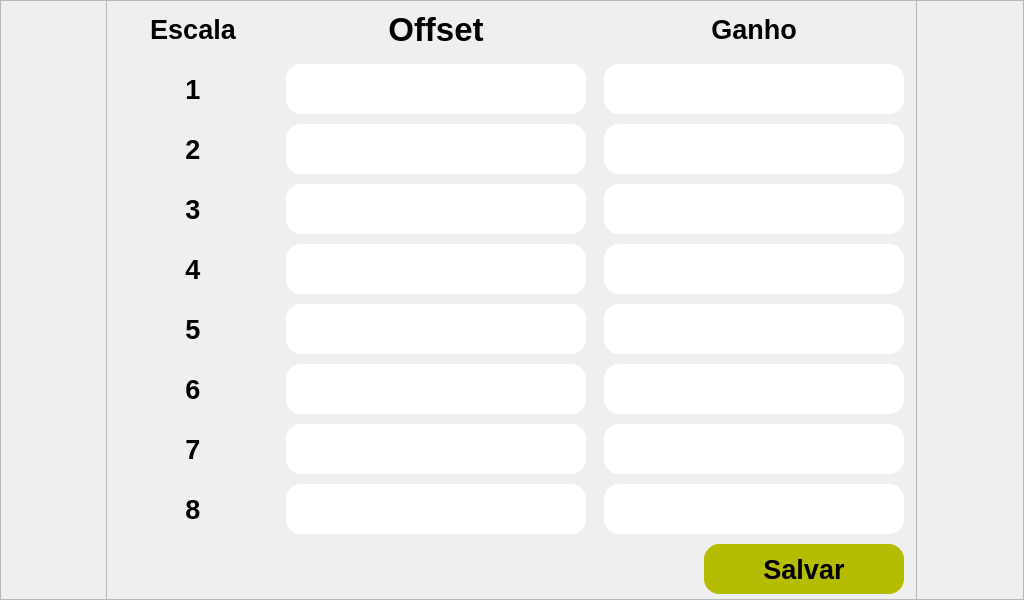
    <widget class="QFrame" name="calib">
     <property name="geometry">
      <rect>
       <x>0</x>
       <y>0</y>
       <width>1024</width>
       <height>600</height>
      </rect>
     </property>
     <property name="styleSheet">
      <string notr="true">QFrame {
	background-image: url(:/main/bg_larger.png);
};</string>
     </property>
     <property name="frameShape">
      <enum>QFrame::StyledPanel</enum>
     </property>
     <property name="frameShadow">
      <enum>QFrame::Raised</enum>
     </property>
     <widget class="QFrame" name="frame_14">
      <property name="geometry">
       <rect>
        <x>106</x>
        <y>0</y>
        <width>811</width>
        <height>601</height>
       </rect>
      </property>
      <property name="styleSheet">
       <string notr="true">QFrame {
	background-color: none;
};</string>
      </property>
      <property name="frameShape">
       <enum>QFrame::StyledPanel</enum>
      </property>
      <property name="frameShadow">
       <enum>QFrame::Raised</enum>
      </property>
      <widget class="QWidget" name="gridLayoutWidget_5">
       <property name="geometry">
        <rect>
         <x>0</x>
         <y>0</y>
         <width>811</width>
         <height>601</height>
        </rect>
       </property>
       <property name="minimumSize">
        <size>
         <width>0</width>
         <height>50</height>
        </size>
       </property>
       <property name="font">
        <font>
         <pointsize>20</pointsize>
        </font>
       </property>
       <layout class="QGridLayout" name="gridLayout_6">
        <item row="9" column="0">
         <widget class="QLabel" name="label_36">
          <property name="sizePolicy">
           <sizepolicy hsizetype="Preferred" vsizetype="Expanding">
            <horstretch>0</horstretch>
            <verstretch>0</verstretch>
           </sizepolicy>
          </property>
          <property name="minimumSize">
           <size>
            <width>0</width>
            <height>50</height>
           </size>
          </property>
          <property name="maximumSize">
           <size>
            <width>150</width>
            <height>50</height>
           </size>
          </property>
          <property name="font">
           <font>
            <pointsize>20</pointsize>
            <weight>75</weight>
            <bold>true</bold>
           </font>
          </property>
          <property name="styleSheet">
           <string notr="true">QFrame {
	background: none;
	background-color: rgb(64, 64, 64);
	color: rgb(255, 255, 255);
	border-radius: 15px;
	border: 1px solid  rgb(64, 64, 64);
};</string>
          </property>
          <property name="text">
           <string>8</string>
          </property>
          <property name="alignment">
           <set>Qt::AlignCenter</set>
          </property>
          <property name="indent">
           <number>-1</number>
          </property>
         </widget>
        </item>
        <item row="0" column="1">
         <widget class="QLabel" name="label_19">
          <property name="sizePolicy">
           <sizepolicy hsizetype="Preferred" vsizetype="Expanding">
            <horstretch>0</horstretch>
            <verstretch>0</verstretch>
           </sizepolicy>
          </property>
          <property name="minimumSize">
           <size>
            <width>0</width>
            <height>50</height>
           </size>
          </property>
          <property name="maximumSize">
           <size>
            <width>300</width>
            <height>50</height>
           </size>
          </property>
          <property name="font">
           <font>
            <pointsize>25</pointsize>
            <weight>75</weight>
            <bold>true</bold>
           </font>
          </property>
          <property name="styleSheet">
           <string notr="true">QFrame {
	background: none;
	background-color: rgb(64, 64, 64);
	color: rgb(255, 255, 255);
	border-radius: 15px;
	border: 1px solid  rgb(64, 64, 64);
};</string>
          </property>
          <property name="text">
           <string>Offset</string>
          </property>
          <property name="alignment">
           <set>Qt::AlignCenter</set>
          </property>
          <property name="indent">
           <number>-1</number>
          </property>
         </widget>
        </item>
        <item row="4" column="0">
         <widget class="QLabel" name="label_31">
          <property name="sizePolicy">
           <sizepolicy hsizetype="Preferred" vsizetype="Expanding">
            <horstretch>0</horstretch>
            <verstretch>0</verstretch>
           </sizepolicy>
          </property>
          <property name="minimumSize">
           <size>
            <width>0</width>
            <height>50</height>
           </size>
          </property>
          <property name="maximumSize">
           <size>
            <width>150</width>
            <height>50</height>
           </size>
          </property>
          <property name="font">
           <font>
            <pointsize>20</pointsize>
            <weight>75</weight>
            <bold>true</bold>
           </font>
          </property>
          <property name="styleSheet">
           <string notr="true">QFrame {
	background: none;
	background-color: rgb(64, 64, 64);
	color: rgb(255, 255, 255);
	border-radius: 15px;
	border: 1px solid  rgb(64, 64, 64);
};</string>
          </property>
          <property name="text">
           <string>3</string>
          </property>
          <property name="alignment">
           <set>Qt::AlignCenter</set>
          </property>
          <property name="indent">
           <number>-1</number>
          </property>
         </widget>
        </item>
        <item row="6" column="0">
         <widget class="QLabel" name="label_33">
          <property name="sizePolicy">
           <sizepolicy hsizetype="Preferred" vsizetype="Expanding">
            <horstretch>0</horstretch>
            <verstretch>0</verstretch>
           </sizepolicy>
          </property>
          <property name="minimumSize">
           <size>
            <width>0</width>
            <height>50</height>
           </size>
          </property>
          <property name="maximumSize">
           <size>
            <width>150</width>
            <height>50</height>
           </size>
          </property>
          <property name="font">
           <font>
            <pointsize>20</pointsize>
            <weight>75</weight>
            <bold>true</bold>
           </font>
          </property>
          <property name="styleSheet">
           <string notr="true">QFrame {
	background: none;
	background-color: rgb(64, 64, 64);
	color: rgb(255, 255, 255);
	border-radius: 15px;
	border: 1px solid  rgb(64, 64, 64);
};</string>
          </property>
          <property name="text">
           <string>5</string>
          </property>
          <property name="alignment">
           <set>Qt::AlignCenter</set>
          </property>
          <property name="indent">
           <number>-1</number>
          </property>
         </widget>
        </item>
        <item row="0" column="0">
         <widget class="QLabel" name="label_18">
          <property name="sizePolicy">
           <sizepolicy hsizetype="Preferred" vsizetype="Expanding">
            <horstretch>0</horstretch>
            <verstretch>0</verstretch>
           </sizepolicy>
          </property>
          <property name="minimumSize">
           <size>
            <width>0</width>
            <height>50</height>
           </size>
          </property>
          <property name="maximumSize">
           <size>
            <width>150</width>
            <height>50</height>
           </size>
          </property>
          <property name="font">
           <font>
            <pointsize>20</pointsize>
            <weight>75</weight>
            <bold>true</bold>
           </font>
          </property>
          <property name="styleSheet">
           <string notr="true">QFrame {
	background: none;
	background-color: rgb(64, 64, 64);
	color: rgb(255, 255, 255);
	border-radius: 15px;
	border: 1px solid  rgb(64, 64, 64);
};</string>
          </property>
          <property name="text">
           <string>Escala</string>
          </property>
          <property name="alignment">
           <set>Qt::AlignCenter</set>
          </property>
          <property name="indent">
           <number>-1</number>
          </property>
         </widget>
        </item>
        <item row="3" column="1">
         <widget class="QPushButton" name="calib_offset2_field">
          <property name="enabled">
           <bool>true</bool>
          </property>
          <property name="minimumSize">
           <size>
            <width>300</width>
            <height>50</height>
           </size>
          </property>
          <property name="maximumSize">
           <size>
            <width>300</width>
            <height>50</height>
           </size>
          </property>
          <property name="font">
           <font>
            <pointsize>20</pointsize>
            <weight>75</weight>
            <bold>true</bold>
           </font>
          </property>
          <property name="styleSheet">
           <string notr="true">color: rgb(0, 0, 0);
background-color: rgb(255, 255, 255);
border: none;
border-radius: 15px;</string>
          </property>
          <property name="text">
           <string/>
          </property>
         </widget>
        </item>
        <item row="5" column="2">
         <widget class="QPushButton" name="calib_gain4_field">
          <property name="enabled">
           <bool>true</bool>
          </property>
          <property name="minimumSize">
           <size>
            <width>300</width>
            <height>50</height>
           </size>
          </property>
          <property name="maximumSize">
           <size>
            <width>300</width>
            <height>50</height>
           </size>
          </property>
          <property name="font">
           <font>
            <pointsize>20</pointsize>
            <weight>75</weight>
            <bold>true</bold>
           </font>
          </property>
          <property name="styleSheet">
           <string notr="true">color: rgb(0, 0, 0);
background-color: rgb(255, 255, 255);
border: none;
border-radius: 15px;</string>
          </property>
          <property name="text">
           <string/>
          </property>
         </widget>
        </item>
        <item row="3" column="0">
         <widget class="QLabel" name="label_17">
          <property name="sizePolicy">
           <sizepolicy hsizetype="Preferred" vsizetype="Expanding">
            <horstretch>0</horstretch>
            <verstretch>0</verstretch>
           </sizepolicy>
          </property>
          <property name="minimumSize">
           <size>
            <width>0</width>
            <height>50</height>
           </size>
          </property>
          <property name="maximumSize">
           <size>
            <width>150</width>
            <height>50</height>
           </size>
          </property>
          <property name="font">
           <font>
            <pointsize>20</pointsize>
            <weight>75</weight>
            <bold>true</bold>
           </font>
          </property>
          <property name="styleSheet">
           <string notr="true">QFrame {
	background: none;
	background-color: rgb(64, 64, 64);
	color: rgb(255, 255, 255);
	border-radius: 15px;
	border: 1px solid  rgb(64, 64, 64);
};</string>
          </property>
          <property name="text">
           <string>2</string>
          </property>
          <property name="alignment">
           <set>Qt::AlignCenter</set>
          </property>
          <property name="indent">
           <number>-1</number>
          </property>
         </widget>
        </item>
        <item row="8" column="2">
         <widget class="QPushButton" name="calib_gain7_field">
          <property name="enabled">
           <bool>true</bool>
          </property>
          <property name="minimumSize">
           <size>
            <width>300</width>
            <height>50</height>
           </size>
          </property>
          <property name="maximumSize">
           <size>
            <width>300</width>
            <height>50</height>
           </size>
          </property>
          <property name="font">
           <font>
            <pointsize>20</pointsize>
            <weight>75</weight>
            <bold>true</bold>
           </font>
          </property>
          <property name="styleSheet">
           <string notr="true">color: rgb(0, 0, 0);
background-color: rgb(255, 255, 255);
border: none;
border-radius: 15px;</string>
          </property>
          <property name="text">
           <string/>
          </property>
         </widget>
        </item>
        <item row="0" column="2">
         <widget class="QLabel" name="label_20">
          <property name="sizePolicy">
           <sizepolicy hsizetype="Preferred" vsizetype="Expanding">
            <horstretch>0</horstretch>
            <verstretch>0</verstretch>
           </sizepolicy>
          </property>
          <property name="minimumSize">
           <size>
            <width>0</width>
            <height>50</height>
           </size>
          </property>
          <property name="maximumSize">
           <size>
            <width>300</width>
            <height>50</height>
           </size>
          </property>
          <property name="font">
           <font>
            <pointsize>20</pointsize>
            <weight>75</weight>
            <bold>true</bold>
           </font>
          </property>
          <property name="styleSheet">
           <string notr="true">QFrame {
	background: none;
	background-color: rgb(64, 64, 64);
	color: rgb(255, 255, 255);
	border-radius: 15px;
	border: 1px solid  rgb(64, 64, 64);
};</string>
          </property>
          <property name="text">
           <string>Ganho</string>
          </property>
          <property name="alignment">
           <set>Qt::AlignCenter</set>
          </property>
          <property name="indent">
           <number>-1</number>
          </property>
         </widget>
        </item>
        <item row="5" column="0">
         <widget class="QLabel" name="label_32">
          <property name="sizePolicy">
           <sizepolicy hsizetype="Preferred" vsizetype="Expanding">
            <horstretch>0</horstretch>
            <verstretch>0</verstretch>
           </sizepolicy>
          </property>
          <property name="minimumSize">
           <size>
            <width>0</width>
            <height>50</height>
           </size>
          </property>
          <property name="maximumSize">
           <size>
            <width>150</width>
            <height>50</height>
           </size>
          </property>
          <property name="font">
           <font>
            <pointsize>20</pointsize>
            <weight>75</weight>
            <bold>true</bold>
           </font>
          </property>
          <property name="styleSheet">
           <string notr="true">QFrame {
	background: none;
	background-color: rgb(64, 64, 64);
	color: rgb(255, 255, 255);
	border-radius: 15px;
	border: 1px solid  rgb(64, 64, 64);
};</string>
          </property>
          <property name="text">
           <string>4</string>
          </property>
          <property name="alignment">
           <set>Qt::AlignCenter</set>
          </property>
          <property name="indent">
           <number>-1</number>
          </property>
         </widget>
        </item>
        <item row="10" column="2" alignment="Qt::AlignRight">
         <widget class="QPushButton" name="calib_back_button">
          <property name="enabled">
           <bool>true</bool>
          </property>
          <property name="minimumSize">
           <size>
            <width>200</width>
            <height>50</height>
           </size>
          </property>
          <property name="maximumSize">
           <size>
            <width>200</width>
            <height>50</height>
           </size>
          </property>
          <property name="font">
           <font>
            <pointsize>20</pointsize>
            <weight>75</weight>
            <bold>true</bold>
           </font>
          </property>
          <property name="styleSheet">
           <string notr="true">background-color: #B5BD00;
color: rgb(0,0,0);
border: 1px solid #B5BD00;
border-radius: 15px;</string>
          </property>
          <property name="text">
           <string>Salvar</string>
          </property>
          <property name="iconSize">
           <size>
            <width>25</width>
            <height>25</height>
           </size>
          </property>
         </widget>
        </item>
        <item row="3" column="2">
         <widget class="QPushButton" name="calib_gain2_field">
          <property name="enabled">
           <bool>true</bool>
          </property>
          <property name="minimumSize">
           <size>
            <width>300</width>
            <height>50</height>
           </size>
          </property>
          <property name="maximumSize">
           <size>
            <width>300</width>
            <height>50</height>
           </size>
          </property>
          <property name="font">
           <font>
            <pointsize>20</pointsize>
            <weight>75</weight>
            <bold>true</bold>
           </font>
          </property>
          <property name="styleSheet">
           <string notr="true">color: rgb(0, 0, 0);
background-color: rgb(255, 255, 255);
border: none;
border-radius: 15px;</string>
          </property>
          <property name="text">
           <string/>
          </property>
         </widget>
        </item>
        <item row="2" column="1">
         <widget class="QPushButton" name="calib_offset1_field">
          <property name="enabled">
           <bool>true</bool>
          </property>
          <property name="minimumSize">
           <size>
            <width>300</width>
            <height>50</height>
           </size>
          </property>
          <property name="maximumSize">
           <size>
            <width>300</width>
            <height>50</height>
           </size>
          </property>
          <property name="font">
           <font>
            <pointsize>20</pointsize>
            <weight>75</weight>
            <bold>true</bold>
           </font>
          </property>
          <property name="styleSheet">
           <string notr="true">color: rgb(0, 0, 0);
background-color: rgb(255, 255, 255);
border: none;
border-radius: 15px;</string>
          </property>
          <property name="text">
           <string/>
          </property>
         </widget>
        </item>
        <item row="6" column="2">
         <widget class="QPushButton" name="calib_gain5_field">
          <property name="enabled">
           <bool>true</bool>
          </property>
          <property name="minimumSize">
           <size>
            <width>300</width>
            <height>50</height>
           </size>
          </property>
          <property name="maximumSize">
           <size>
            <width>300</width>
            <height>50</height>
           </size>
          </property>
          <property name="font">
           <font>
            <pointsize>20</pointsize>
            <weight>75</weight>
            <bold>true</bold>
           </font>
          </property>
          <property name="styleSheet">
           <string notr="true">color: rgb(0, 0, 0);
background-color: rgb(255, 255, 255);
border: none;
border-radius: 15px;</string>
          </property>
          <property name="text">
           <string/>
          </property>
         </widget>
        </item>
        <item row="7" column="0">
         <widget class="QLabel" name="label_34">
          <property name="sizePolicy">
           <sizepolicy hsizetype="Preferred" vsizetype="Expanding">
            <horstretch>0</horstretch>
            <verstretch>0</verstretch>
           </sizepolicy>
          </property>
          <property name="minimumSize">
           <size>
            <width>0</width>
            <height>50</height>
           </size>
          </property>
          <property name="maximumSize">
           <size>
            <width>150</width>
            <height>50</height>
           </size>
          </property>
          <property name="font">
           <font>
            <pointsize>20</pointsize>
            <weight>75</weight>
            <bold>true</bold>
           </font>
          </property>
          <property name="styleSheet">
           <string notr="true">QFrame {
	background: none;
	background-color: rgb(64, 64, 64);
	color: rgb(255, 255, 255);
	border-radius: 15px;
	border: 1px solid  rgb(64, 64, 64);
};</string>
          </property>
          <property name="text">
           <string>6</string>
          </property>
          <property name="alignment">
           <set>Qt::AlignCenter</set>
          </property>
          <property name="indent">
           <number>-1</number>
          </property>
         </widget>
        </item>
        <item row="9" column="2">
         <widget class="QPushButton" name="calib_gain8_field">
          <property name="enabled">
           <bool>true</bool>
          </property>
          <property name="minimumSize">
           <size>
            <width>300</width>
            <height>50</height>
           </size>
          </property>
          <property name="maximumSize">
           <size>
            <width>300</width>
            <height>50</height>
           </size>
          </property>
          <property name="font">
           <font>
            <pointsize>20</pointsize>
            <weight>75</weight>
            <bold>true</bold>
           </font>
          </property>
          <property name="styleSheet">
           <string notr="true">color: rgb(0, 0, 0);
background-color: rgb(255, 255, 255);
border: none;
border-radius: 15px;</string>
          </property>
          <property name="text">
           <string/>
          </property>
         </widget>
        </item>
        <item row="9" column="1">
         <widget class="QPushButton" name="calib_offset8_field">
          <property name="enabled">
           <bool>true</bool>
          </property>
          <property name="minimumSize">
           <size>
            <width>300</width>
            <height>50</height>
           </size>
          </property>
          <property name="maximumSize">
           <size>
            <width>300</width>
            <height>50</height>
           </size>
          </property>
          <property name="font">
           <font>
            <pointsize>20</pointsize>
            <weight>75</weight>
            <bold>true</bold>
           </font>
          </property>
          <property name="styleSheet">
           <string notr="true">color: rgb(0, 0, 0);
background-color: rgb(255, 255, 255);
border: none;
border-radius: 15px;</string>
          </property>
          <property name="text">
           <string/>
          </property>
         </widget>
        </item>
        <item row="8" column="1">
         <widget class="QPushButton" name="calib_offset7_field">
          <property name="enabled">
           <bool>true</bool>
          </property>
          <property name="minimumSize">
           <size>
            <width>300</width>
            <height>50</height>
           </size>
          </property>
          <property name="maximumSize">
           <size>
            <width>300</width>
            <height>50</height>
           </size>
          </property>
          <property name="font">
           <font>
            <pointsize>20</pointsize>
            <weight>75</weight>
            <bold>true</bold>
           </font>
          </property>
          <property name="styleSheet">
           <string notr="true">color: rgb(0, 0, 0);
background-color: rgb(255, 255, 255);
border: none;
border-radius: 15px;</string>
          </property>
          <property name="text">
           <string/>
          </property>
         </widget>
        </item>
        <item row="7" column="2">
         <widget class="QPushButton" name="calib_gain6_field">
          <property name="enabled">
           <bool>true</bool>
          </property>
          <property name="minimumSize">
           <size>
            <width>300</width>
            <height>50</height>
           </size>
          </property>
          <property name="maximumSize">
           <size>
            <width>300</width>
            <height>50</height>
           </size>
          </property>
          <property name="font">
           <font>
            <pointsize>20</pointsize>
            <weight>75</weight>
            <bold>true</bold>
           </font>
          </property>
          <property name="styleSheet">
           <string notr="true">color: rgb(0, 0, 0);
background-color: rgb(255, 255, 255);
border: none;
border-radius: 15px;</string>
          </property>
          <property name="text">
           <string/>
          </property>
         </widget>
        </item>
        <item row="2" column="2">
         <widget class="QPushButton" name="calib_gain1_field">
          <property name="enabled">
           <bool>true</bool>
          </property>
          <property name="minimumSize">
           <size>
            <width>300</width>
            <height>50</height>
           </size>
          </property>
          <property name="maximumSize">
           <size>
            <width>300</width>
            <height>50</height>
           </size>
          </property>
          <property name="font">
           <font>
            <pointsize>20</pointsize>
            <weight>75</weight>
            <bold>true</bold>
           </font>
          </property>
          <property name="styleSheet">
           <string notr="true">color: rgb(0, 0, 0);
background-color: rgb(255, 255, 255);
border: none;
border-radius: 15px;</string>
          </property>
          <property name="text">
           <string/>
          </property>
         </widget>
        </item>
        <item row="4" column="2">
         <widget class="QPushButton" name="calib_gain3_field">
          <property name="enabled">
           <bool>true</bool>
          </property>
          <property name="minimumSize">
           <size>
            <width>300</width>
            <height>50</height>
           </size>
          </property>
          <property name="maximumSize">
           <size>
            <width>300</width>
            <height>50</height>
           </size>
          </property>
          <property name="font">
           <font>
            <pointsize>20</pointsize>
            <weight>75</weight>
            <bold>true</bold>
           </font>
          </property>
          <property name="styleSheet">
           <string notr="true">color: rgb(0, 0, 0);
background-color: rgb(255, 255, 255);
border: none;
border-radius: 15px;</string>
          </property>
          <property name="text">
           <string/>
          </property>
         </widget>
        </item>
        <item row="5" column="1">
         <widget class="QPushButton" name="calib_offset4_field">
          <property name="enabled">
           <bool>true</bool>
          </property>
          <property name="minimumSize">
           <size>
            <width>300</width>
            <height>50</height>
           </size>
          </property>
          <property name="maximumSize">
           <size>
            <width>300</width>
            <height>50</height>
           </size>
          </property>
          <property name="font">
           <font>
            <pointsize>20</pointsize>
            <weight>75</weight>
            <bold>true</bold>
           </font>
          </property>
          <property name="styleSheet">
           <string notr="true">color: rgb(0, 0, 0);
background-color: rgb(255, 255, 255);
border: none;
border-radius: 15px;</string>
          </property>
          <property name="text">
           <string/>
          </property>
         </widget>
        </item>
        <item row="8" column="0">
         <widget class="QLabel" name="label_35">
          <property name="sizePolicy">
           <sizepolicy hsizetype="Preferred" vsizetype="Expanding">
            <horstretch>0</horstretch>
            <verstretch>0</verstretch>
           </sizepolicy>
          </property>
          <property name="minimumSize">
           <size>
            <width>0</width>
            <height>50</height>
           </size>
          </property>
          <property name="maximumSize">
           <size>
            <width>150</width>
            <height>50</height>
           </size>
          </property>
          <property name="font">
           <font>
            <pointsize>20</pointsize>
            <weight>75</weight>
            <bold>true</bold>
           </font>
          </property>
          <property name="styleSheet">
           <string notr="true">QFrame {
	background: none;
	background-color: rgb(64, 64, 64);
	color: rgb(255, 255, 255);
	border-radius: 15px;
	border: 1px solid  rgb(64, 64, 64);
};</string>
          </property>
          <property name="text">
           <string>7</string>
          </property>
          <property name="alignment">
           <set>Qt::AlignCenter</set>
          </property>
          <property name="indent">
           <number>-1</number>
          </property>
         </widget>
        </item>
        <item row="2" column="0">
         <widget class="QLabel" name="label_16">
          <property name="sizePolicy">
           <sizepolicy hsizetype="Preferred" vsizetype="Expanding">
            <horstretch>0</horstretch>
            <verstretch>0</verstretch>
           </sizepolicy>
          </property>
          <property name="minimumSize">
           <size>
            <width>0</width>
            <height>50</height>
           </size>
          </property>
          <property name="maximumSize">
           <size>
            <width>150</width>
            <height>50</height>
           </size>
          </property>
          <property name="font">
           <font>
            <pointsize>20</pointsize>
            <weight>75</weight>
            <bold>true</bold>
           </font>
          </property>
          <property name="styleSheet">
           <string notr="true">QFrame {
	background: none;
	background-color: rgb(64, 64, 64);
	color: rgb(255, 255, 255);
	border-radius: 15px;
	border: 1px solid  rgb(64, 64, 64);
};</string>
          </property>
          <property name="text">
           <string>1</string>
          </property>
          <property name="alignment">
           <set>Qt::AlignCenter</set>
          </property>
          <property name="indent">
           <number>-1</number>
          </property>
         </widget>
        </item>
        <item row="6" column="1">
         <widget class="QPushButton" name="calib_offset5_field">
          <property name="enabled">
           <bool>true</bool>
          </property>
          <property name="minimumSize">
           <size>
            <width>300</width>
            <height>50</height>
           </size>
          </property>
          <property name="maximumSize">
           <size>
            <width>300</width>
            <height>50</height>
           </size>
          </property>
          <property name="font">
           <font>
            <pointsize>20</pointsize>
            <weight>75</weight>
            <bold>true</bold>
           </font>
          </property>
          <property name="styleSheet">
           <string notr="true">color: rgb(0, 0, 0);
background-color: rgb(255, 255, 255);
border: none;
border-radius: 15px;</string>
          </property>
          <property name="text">
           <string/>
          </property>
         </widget>
        </item>
        <item row="7" column="1">
         <widget class="QPushButton" name="calib_offset6_field">
          <property name="enabled">
           <bool>true</bool>
          </property>
          <property name="minimumSize">
           <size>
            <width>300</width>
            <height>50</height>
           </size>
          </property>
          <property name="maximumSize">
           <size>
            <width>300</width>
            <height>50</height>
           </size>
          </property>
          <property name="font">
           <font>
            <pointsize>20</pointsize>
            <weight>75</weight>
            <bold>true</bold>
           </font>
          </property>
          <property name="styleSheet">
           <string notr="true">color: rgb(0, 0, 0);
background-color: rgb(255, 255, 255);
border: none;
border-radius: 15px;</string>
          </property>
          <property name="text">
           <string/>
          </property>
         </widget>
        </item>
        <item row="4" column="1">
         <widget class="QPushButton" name="calib_offset3_field">
          <property name="enabled">
           <bool>true</bool>
          </property>
          <property name="minimumSize">
           <size>
            <width>300</width>
            <height>50</height>
           </size>
          </property>
          <property name="maximumSize">
           <size>
            <width>300</width>
            <height>50</height>
           </size>
          </property>
          <property name="font">
           <font>
            <pointsize>20</pointsize>
            <weight>75</weight>
            <bold>true</bold>
           </font>
          </property>
          <property name="styleSheet">
           <string notr="true">color: rgb(0, 0, 0);
background-color: rgb(255, 255, 255);
border: none;
border-radius: 15px;</string>
          </property>
          <property name="text">
           <string/>
          </property>
         </widget>
        </item>
       </layout>
      </widget>
     </widget>
    </widget>
